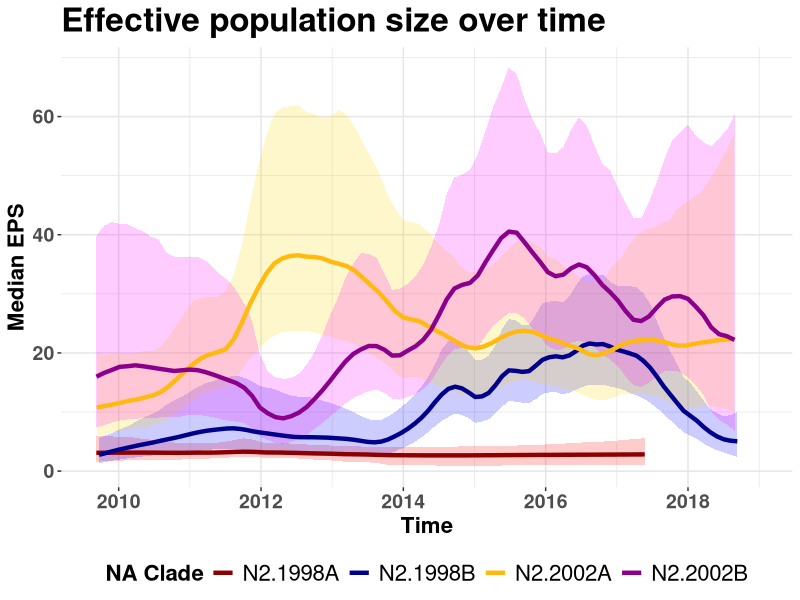
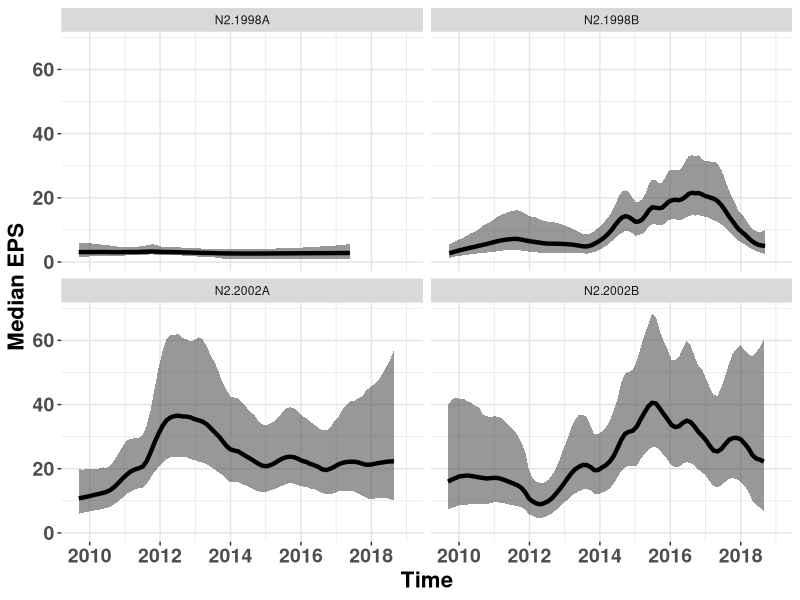
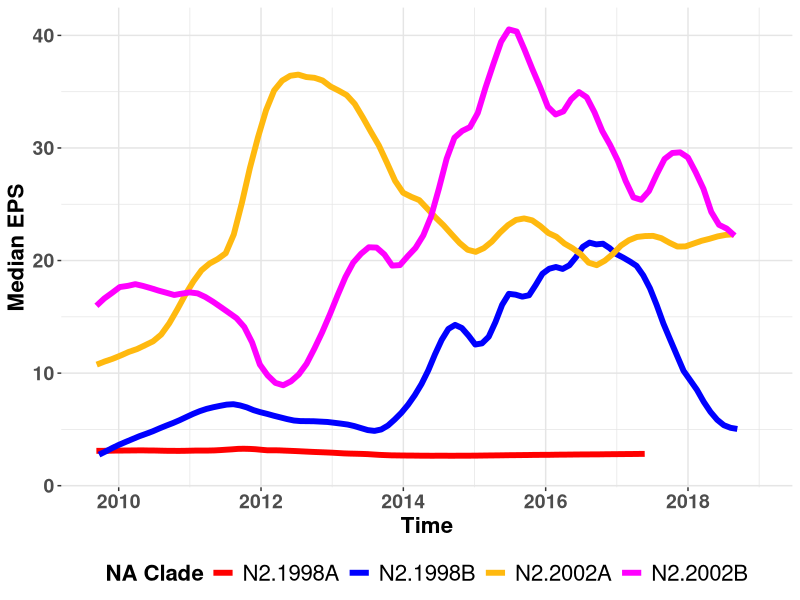
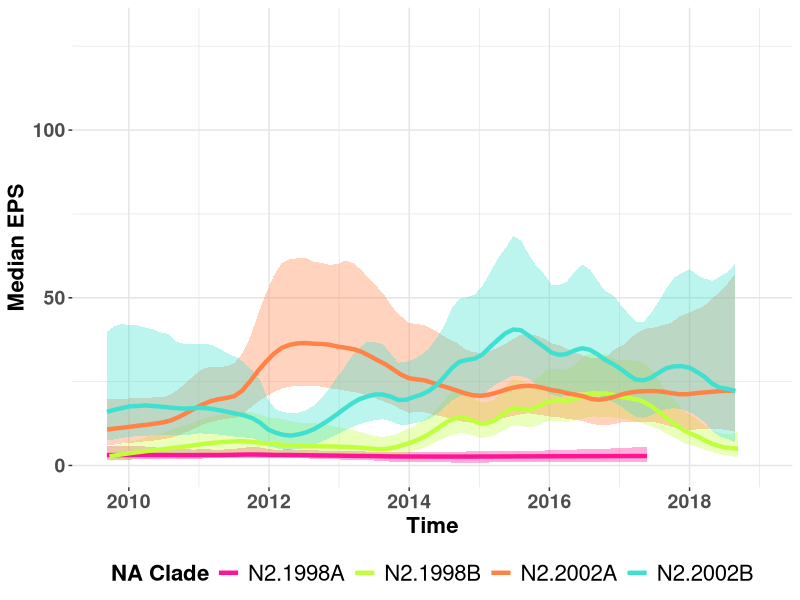

Generate these figures, in order, with R: (Note: this script raises an error after producing the figures.)
library(reshape2)
library(dplyr)
library(ggplot2)
library(tidyverse)

###########
#LOAD DATA#
###########
n2_98A <- read.csv("98Adata.csv", sep = "\t", header = TRUE)
n2_98B <- read.csv("98Bdata.csv", sep = "\t", header = TRUE)
n2_02A <- read.csv("02Adata.csv", sep = "\t", header = TRUE)
n2_02B <- read.csv("02Bdata.csv", sep = "\t", header = TRUE)
h1_delta1b <- read.csv("delta1b.csv", sep = "\t", header = TRUE)
h1_delta1b_2 <- read.csv("delta1b_2.csv", sep = "\t", header = TRUE)

####################
#PRETTY PLOT EPS N2#
####################
#n2_2002$Time = as.numeric(n2_2002$Time)
#n2_1998$Time = as.numeric(n2_1998$Time)

#Data starts in August 2009, or at 2009.66. Scaled at 800x680
ggplot(n2_98A, aes(x = Time, y = Median)) +
  geom_ribbon(aes(ymin = Lower, ymax = Upper), fill = "red", alpha = 0.2) +
  geom_ribbon(data = n2_98B, aes(ymin = Lower, ymax = Upper), fill = "blue", alpha = 0.2) +
  geom_ribbon(data = n2_02A, aes(ymin = Lower, ymax = Upper), fill = "gold", alpha = 0.2) +
  geom_ribbon(data = n2_02B, aes(ymin = Lower, ymax = Upper), fill = "magenta", alpha = 0.2) +
  geom_line(aes(y = Median, color = "N2.1998A"), size = 1.5) + 
  geom_line(data = n2_98B, aes(y = Median, color = "N2.1998B"), size = 1.5) +
  geom_line(data = n2_02A, aes(y = Median, color = "N2.2002A"), size = 1.5) +
  geom_line(data = n2_02B, aes(y = Median, color = "N2.2002B"), size = 1.5) +
  scale_color_manual(values = c(
    'N2.1998A' = 'darkred',
    'N2.1998B' = 'darkblue',
    'N2.2002A' = 'darkgoldenrod1',
    'N2.2002B' = 'darkmagenta')) + 
  ggtitle("Effective population size over time") +
  labs(y = "Median EPS", x = "Time", color = "NA Clade") +
  theme(legend.position = "bottom", 
        panel.background = element_rect(fill = "white"),
        panel.grid.major = element_line(colour = "gray90"),
        panel.grid.minor = element_line(colour = "gray90"),
        title = element_text(size=20,face="bold"),
        axis.title = element_text(size=16,face="bold"),
        axis.text = element_text(size=14,face="bold"),
        legend.title = element_text(size=16,),
        legend.text = element_text(size=16),
        ) + 
  scale_x_continuous(minor_breaks = seq(2008 , 2020, 1), breaks = seq(2008, 2020, 2), limits = c(2009.66,2019))

###########################
#TRY TO SPLIT INTO 4 PANEL#
###########################
n2_98A$N2 <- "N2.1998A"
n2_98B$N2 <- "N2.1998B"
n2_02A$N2 <- "N2.2002A"
n2_02B$N2 <- "N2.2002B"
n2_mix <- rbind(n2_98A, n2_98B, n2_02A, n2_02B)

#Data starts in August 2009, or at 2009.66. Scaled at 800x680
ggplot(n2_mix, aes(x = Time, y = Median)) +
  geom_ribbon(aes(ymin = Lower, ymax = Upper), alpha = 0.5) +
  geom_line(aes(y = Median), size = 1.5) + 
  #ggtitle("Effective population size over time") +
  labs(y = "Median EPS", x = "Time") +
  theme(legend.position = "bottom", 
        panel.background = element_rect(fill = "white"),
        panel.grid.major = element_line(colour = "gray90"),
        panel.grid.minor = element_line(colour = "gray90"),
        title = element_text(size=20,face="bold"),
        axis.title = element_text(size=16,face="bold"),
        axis.text = element_text(size=14,face="bold"),
        legend.title = element_text(size=16,),
        legend.text = element_text(size=16),
  ) + 
  scale_x_continuous(minor_breaks = seq(2008 , 2020, 1), breaks = seq(2008, 2020, 2), limits = c(2009.66,2019)) +
  facet_wrap(~N2)

######################
#PLOT WITHOUT 95% HPD#
######################
#n2_2002$Time = as.numeric(n2_2002$Time)
#n2_1998$Time = as.numeric(n2_1998$Time)

#Data starts in August 2009, or at 2009.66. Scaled at 800x680
ggplot(n2_98A, aes(x = Time, y = Median)) +
  geom_line(aes(y = Median, color = "N2.1998A"), size = 2) + 
  geom_line(data = n2_98B, aes(y = Median, color = "N2.1998B"), size = 2) +
  geom_line(data = n2_02A, aes(y = Median, color = "N2.2002A"), size = 2) +
  geom_line(data = n2_02B, aes(y = Median, color = "N2.2002B"), size = 2) +
  scale_color_manual(values = c(
    'N2.1998A' = 'red',
    'N2.1998B' = 'blue',
    'N2.2002A' = 'darkgoldenrod1',
    'N2.2002B' = 'magenta')) + 
  #ggtitle("Effective population size over time") +
  labs(y = "Median EPS", x = "Time", color = "NA Clade") +
  theme(legend.position = "bottom", 
        panel.background = element_rect(fill = "white"),
        panel.grid.major = element_line(colour = "gray90"),
        panel.grid.minor = element_line(colour = "gray90"),
        title = element_text(size=20,face="bold"),
        axis.title = element_text(size=16,face="bold"),
        axis.text = element_text(size=14,face="bold"),
        legend.title = element_text(size=16,),
        legend.text = element_text(size=16),
  ) + 
  scale_x_continuous(minor_breaks = seq(2008 , 2020, 1), breaks = seq(2008, 2020, 2), limits = c(2009.66,2019))

####################
# MONOKAI Figure 1 #
####################
#using tiff() and dev.off
tiff('figures1_original.tiff', units="in", width=11, height=9, res=300, compression = 'lzw')

#Data starts in August 2009, or at 2009.66. Scaled at 800x680
ggplot(n2_98A, aes(x = Time, y = Median)) +
  geom_ribbon(aes(ymin = Lower, ymax = Upper), fill = "deeppink", alpha = 0.35) +
  geom_ribbon(data = n2_98B, aes(ymin = Lower, ymax = Upper), fill = "olivedrab1", alpha = 0.35) +
  geom_ribbon(data = n2_02A, aes(ymin = Lower, ymax = Upper), fill = "sienna1", alpha = 0.35) +
  geom_ribbon(data = n2_02B, aes(ymin = Lower, ymax = Upper), fill = "turquoise", alpha = 0.35) +
  geom_line(aes(y = Median, color = "N2.1998A"), size = 1.5) + 
  geom_line(data = n2_98B, aes(y = Median, color = "N2.1998B"), size = 1.5) +
  geom_line(data = n2_02A, aes(y = Median, color = "N2.2002A"), size = 1.5) +
  geom_line(data = n2_02B, aes(y = Median, color = "N2.2002B"), size = 1.5) +
  scale_color_manual(values = c(
    'N2.1998A' = 'deeppink',
    'N2.1998B' = 'olivedrab1',
    'N2.2002A' = 'sienna1',
    'N2.2002B' = 'turquoise')) + 
  #ggtitle("Effective population size over time") +
  ylim(0,130) + 
  labs(y = "Median EPS", x = "Time", color = "NA Clade") +
  theme(legend.position = "bottom", 
        panel.background = element_rect(fill = "white"),
        panel.grid.major = element_line(colour = "gray90"),
        panel.grid.minor = element_line(colour = "gray90"),
        title = element_text(size=20,face="bold"),
        axis.title = element_text(size=16,face="bold"),
        axis.text = element_text(size=14,face="bold"),
        legend.title = element_text(size=16,),
        legend.text = element_text(size=16),
  ) + 
  scale_x_continuous(minor_breaks = seq(2008 , 2020, 1), breaks = seq(2008, 2020, 2), limits = c(2009.66,2019))

dev.off()

##########################################
#COMBINE PLOTS AND CHECK AGAINST ORIGINAL#
##########################################
n2_02 <- n2_02A + n2_02B  
n2_02$Time = (n2_02A$Time + n2_02B$Time)/2  #Attempt to average the time
n2_98 <- n2_98A + n2_98B  
n2_98$Time = (n2_98A$Time + n2_98B$Time)/2  #Attempt to average the time

#Load mixed for comparison
n2_1998_orig <- read.csv("../N2.1998_eps/n2.1998_gmrf_reconstruction1.tsv", sep = "\t", header = TRUE)
n2_2002_orig <- read.csv("../N2.2002_eps/n2.2002_gmrf_reconstruction1.tsv", sep = "\t" , header = TRUE)

#Data starts in August 2009, or at 2009.66. Scaled at 800x680
ggplot(n2_98, aes(x = Time, y = Median)) +
  geom_ribbon(aes(ymin = Lower, ymax = Upper), fill = "red", alpha = 0.5) +
  geom_ribbon(data = n2_02, aes(ymin = Lower, ymax = Upper), fill = "blue", alpha = 0.5) +
  geom_ribbon(data = n2_1998_orig, aes(ymin = Lower, ymax = Upper), fill = "gold", alpha = 0.5) +
  geom_ribbon(data = n2_2002_orig, aes(ymin = Lower, ymax = Upper), fill = "magenta", alpha = 0.5) +
  geom_line(aes(y = Median, color = "98"), size = 1.5) + 
  geom_line(data = n2_02, aes(y = Median, color = "02"), size = 1.5) +
  geom_line(data = n2_1998_orig, aes(y = Median, color = "1998_orig"), size = 1.5) +
  geom_line(data = n2_2002_orig, aes(y = Median, color = "2002_orig"), size = 1.5) +
  scale_color_manual(values = c(
    '98' = 'darkred',
    '02' = 'darkblue',
    '1998_orig' = 'darkgoldenrod1',
    '2002_orig' = 'darkmagenta')) + 
  ggtitle("Effective population size over time") +
  labs(y = "Median EPS", x = "Time", color = "N2 Clade") +
  theme(legend.position = "bottom", 
        panel.background = element_rect(fill = "white"),
        panel.grid.major = element_line(colour = "gray90"),
        panel.grid.minor = element_line(colour = "gray90"),
        title = element_text(size=20,face="bold"),
        axis.title = element_text(size=16,face="bold"),
        axis.text = element_text(size=14,face="bold"),
        legend.title = element_text(size=16,),
        legend.text = element_text(size=16),
  ) + 
  scale_x_continuous(minor_breaks = seq(2008 , 2020, 1), breaks = seq(2008, 2020, 2), limits = c(2009.66,2019))

#######################
#CHECK 02A AND DELTA1B#
#######################

#Data starts in August 2009, or at 2009.66. Scaled at 800x680
ggplot(h1_delta1b, aes(x = Time, y = Median)) +
  geom_ribbon(aes(ymin = Lower, ymax = Upper), fill = "red", alpha = 0.5) +
  geom_ribbon(data = n2_02A, aes(ymin = Lower, ymax = Upper), fill = "gold", alpha = 0.5) +
  geom_line(aes(y = Median, color = "H1.Delta1b"), size = 1.5) + 
  geom_line(data = n2_02A, aes(y = Median, color = "N2.2002A"), size = 1.5) +
  scale_color_manual(values = c(
    'H1.Delta1b' = 'darkred',
    'N2.2002A' = 'darkgoldenrod1')) + 
  ggtitle("Effective population size over time") +
  labs(y = "Median EPS", x = "Time", color = "NA Clade") +
  theme(legend.position = "bottom", 
        panel.background = element_rect(fill = "white"),
        panel.grid.major = element_line(colour = "gray90"),
        panel.grid.minor = element_line(colour = "gray90"),
        title = element_text(size=20,face="bold"),
        axis.title = element_text(size=16,face="bold"),
        axis.text = element_text(size=14,face="bold"),
        legend.title = element_text(size=16,),
        legend.text = element_text(size=16),
  ) + 
  scale_x_continuous(minor_breaks = seq(2008 , 2020, 1), breaks = seq(2008, 2020, 2), limits = c(2009.66,2019)) 

#################################
#Split and check 02A and Delta1B#
#################################
h1_delta1b_n202 <- read.csv("delta1b_N202A.csv", sep = "\t", header = TRUE)
n2_02A_delta <- read.csv("N202_delta1b.csv", sep = "\t", header = TRUE)

(plot1 <- ggplot(h1_delta1b_n202, aes(x = Time, y = Median)) +
  geom_ribbon(aes(ymin = Lower, ymax = Upper), fill = "green", alpha = 0.3) +
  geom_ribbon(data = n2_02A_delta, aes(ymin = Lower, ymax = Upper), fill = "purple", alpha = 0.3) +
  geom_line(aes(y = Median, color = "H1.Delta1b"), size = 1.5) + 
  geom_line(data = n2_02A_delta, aes(y = Median, color = "N2.2002A"), size = 1.5) +
  scale_color_manual(values = c(
    'H1.Delta1b' = 'purple3',
    'N2.2002A' = 'green4')) + 
  #ggtitle("Effective population size over time") +
  ylim(0,45) +
  labs(y = "Median EPS", x = "Time", color = "Clade") +
  theme(legend.position = "bottom", 
        panel.background = element_rect(fill = "white"),
        panel.grid.major = element_line(colour = "gray90"),
        panel.grid.minor = element_line(colour = "gray90"),
        title = element_text(size=20,face="bold"),
        axis.title = element_text(size=16,face="bold"),
        axis.text = element_text(size=14,face="bold"),
        legend.title = element_text(size=16,),
        legend.text = element_text(size=16),
  ) + 
  scale_x_continuous(minor_breaks = seq(2008 , 2020, 1), breaks = seq(2008, 2020, 2), limits = c(2009.66,2019)))

####################################
#PRETTY PLOT EPS N2.1998 and Delta2#
####################################
n2_1998_B <- read.csv("98Bdata.csv", sep = "\t", header = TRUE)
delta2 <- read.csv("../H1.delta2_eps/h1.delta2_gmrf_reconstruction1.tsv", sep = "\t" , header = TRUE)
delta2_2 <- read.csv("../H1.delta2_eps/h1.delta2_gmrf_reconstruction2.tsv", sep = "\t" , header = TRUE)

(plot2 <- ggplot(delta2, aes(x = Time, y = Median)) +
  geom_ribbon(aes(ymin = Lower, ymax = Upper), fill = "orange", alpha = 0.3) +
  geom_ribbon(data = n2_1998_B, aes(ymin = Lower, ymax = Upper), fill = "turquoise3", alpha = 0.3) +
  geom_line(aes(y = Median, color = "H1.Delta2"), size = 1.5) + 
  geom_line(data = n2_1998_B, aes(y = Median, color = "N2.1998B"), size = 1.5) +
  scale_color_manual(values = c(
    'H1.Delta2' = 'orange',
    'N2.1998B' = 'turquoise3')) + 
  #ggtitle("Effective population size over time") +
  labs(y = "Median EPS", x = "Time", color = "Clade") +
  ylim(0,45) +
  theme(legend.position = "bottom", 
        panel.background = element_rect(fill = "white"),
        panel.grid.major = element_line(colour = "gray90"),
        panel.grid.minor = element_line(colour = "gray90"), 
        title = element_text(size=20,face="bold"),
        axis.title = element_text(size=16,face="bold"),
        axis.text = element_text(size=14,face="bold"),
        legend.title = element_text(size=14,),
        legend.text = element_text(size=14),
  ) + 
  scale_x_continuous(minor_breaks = seq(2008 , 2020, 1), breaks = seq(2008, 2020, 2), limits = c(2009.66,2019)))

#using tiff() and dev.off
tiff('test.tiff', units="in", width=13.5, height=6.75, res=300, compression = 'lzw')

#############
# Figure S6 #
#############
#Plot first two as subsets #Figure S6
library(cowplot)
mixplot <- plot_grid(plot2, plot1, labels = "AUTO", label_size = 18)
#title <- ggdraw() + draw_label("Effective population size over time", fontface='bold', size = 20)
plot_grid(mixplot, ncol=1, rel_heights=c(0.1, 1))

dev.off()

###Old
h1_delta1b_n202$corr = h1_delta1b_n202$Median - n2_02A_delta$Median

ggplot(h1_delta1b_n202, aes(x = Time, y = Median)) +
  geom_ribbon(aes(ymin = Lower, ymax = Upper), fill = "red", alpha = 0.3) +
  geom_ribbon(data = n2_02A_delta, aes(ymin = Lower, ymax = Upper), fill = "gold", alpha = 0.3) +
  geom_line(aes(y = Median, color = "H1.Delta1b"), size = 1.5) + 
  geom_line(data = n2_02A_delta, aes(y = Median, color = "N2.2002A"), size = 1.5) +
  geom_line(aes(y = corr, color = "corr"), size = 1.5) +
  scale_color_manual(values = c(
    'H1.Delta1b' = 'darkred',
    'N2.2002A' = 'darkgoldenrod1',
    'corr' = 'blue')) + 
  ggtitle("Effective population size over time") +
  labs(y = "Median EPS", x = "Time", color = "NA Clade") +
  theme(legend.position = "bottom", 
        panel.background = element_rect(fill = "white"),
        panel.grid.major = element_line(colour = "gray90"),
        panel.grid.minor = element_line(colour = "gray90"),
        title = element_text(size=20,face="bold"),
        axis.title = element_text(size=16,face="bold"),
        axis.text = element_text(size=14,face="bold"),
        legend.title = element_text(size=16,),
        legend.text = element_text(size=16),
  ) + 
  scale_x_continuous(minor_breaks = seq(2008 , 2020, 1), breaks = seq(2008, 2020, 2), limits = c(2009.66,2019))


